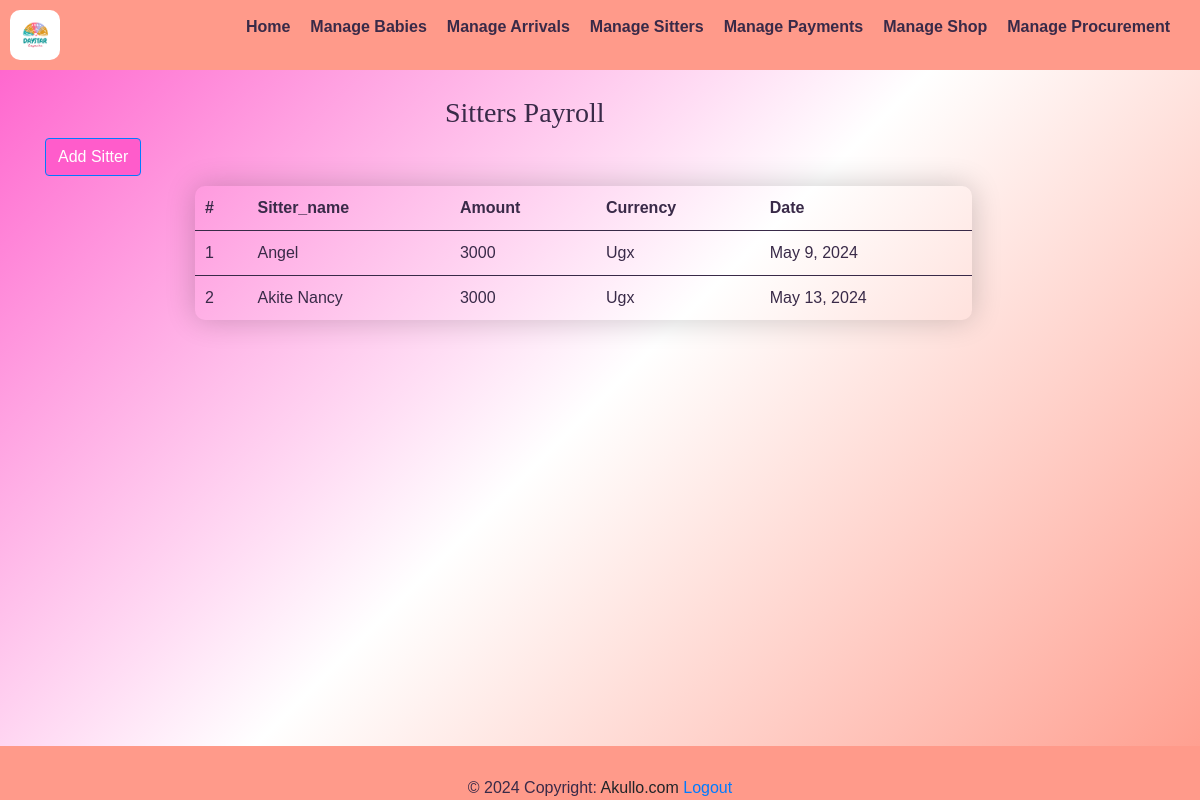
Screenshot of /s_payment_list/ (signed in) with the database file from the repository.
### yariapp/models.py (models this page shows, shortened)
class Payform(models.Model):
    s_name= models.CharField(max_length=50,null=True)
    amount = models.IntegerField(default=3000,)
    currency = models.CharField(max_length=10, default='Ugx')
    date=  models.DateField(auto_now_add=True)
    baby_count = models.IntegerField(null=True, )
    total_amount = models.IntegerField(null=True,)
    def total_amount(self):
        total= self.amount * self.baby_count
        return int(total)

### yariapp/views.py (the view)
# urls.py: path('s_payment_list/', views.sitters_payment_list, name='sitters_payment_list'),
@login_required
def sitters_payment_list(request):
    s_payment_list = Payform.objects.all()
    return render(request,'s_payment_list.html',{'s_payment_list':s_payment_list})

### yariapp/templates/s_payment_list.html (shortened to what this page needs)
{% extends 'base.html' %}
{% load static %}
{% block content %}
<div class="navbar">
    <img src="{% static 'images/logo.png' %}" alt="Logo" style="width: 50px; height: auto;border-radius: 10px;">
  <ul class="nav-links">
      <li><a href="{% url 'home' %}"><strong>Home</strong></a></li>
      <li><a href="{% url 'baby_list' %}"><strong>Manage Babies</strong></a></li>
      <li class="dropdown">
        <a href="#" class="dropbtn"><strong>Manage Arrivals</strong></a>
      <li><a href="{% url 'sitters_list' %}"><strong>Manage Sitters</strong></a></li>
      <li class="dropdown">
            <a href="#"><strong>Manage Payments</strong></a>
      <li><a href="{% url 'shop_list' %}"><strong>Manage Shop</strong></a></li>
      <li><a href="{% url 'pro_list' %}"><strong>Manage Procurement</strong></a></li>
  </ul>
  </div>
<div class="container">
    <table class="table table-striped">
        <table class="styled-table">
            <h3 style="font-family: 'Times New Roman', Times, serif;padding-left: 400px;">Sitters Payroll</h3>
            <div class="add-sitter-button">
                <a href="{% url 'pay' %}" class="btn btn-primary" style="background-color: #FF5CCB;">Add Sitter</a>
            </div>
            <thead>
                <tr>
                    <th scope="col">#</th>
                    <th scope="col">Sitter_name</th>
                    <th scope="col">Amount</th>
                    <th scope="col">Currency</th>
                    <th scope="col">Date</th>
                </tr>
            </thead>
            <tbody>
                {% for pay in s_payment_list %}
                    <tr>
                        <td>{{ pay.id}}</td>
                        <td>{{ pay.s_name }}</td>
                        <td>{{ pay.amount }}</td>
                        <td>{{ pay.currency }}</td>
                        <td>{{ pay.date}}</td>
                    </tr>
                {% endfor %}
            </tbody>
        </table>
    </div>
{% endblock %}

### yariapp/templates/s_payment_list.html (style rules this page uses)
table { width: 70%; border-collapse: collapse; border-radius: 10px; overflow-x: hidden; margin: 10px 0; font-size: 16px; box-shadow: 0 0 30px rgba(0, 0, 0, 0.2) !important; margin-left: 150px; margin-bottom: 50px; }
th, td { padding: 10px; text-align: left; }
thead { background-color: transparent !important; color: #392A48; }
tbody { background-color: transparent !important; }
tr:nth-child(even) { background-color: transparent; }
td, th { border-bottom: 1px solid #392A48; }
tbody tr:last-child td { border-bottom:none; }
.navbar { background-color: #FF9A8A; color: #392A48; padding: 10px; display: flex; justify-content: space-between; align-items: center; }
.nav-links { list-style-type: none; display: flex; }
.nav-links li { margin-right: 20px; }
.nav-links li a { text-decoration: none; color: #392A48; }
.dropdown { position: relative; display: inline-block; }

### rows the page displays
Payform: id "1", s_name "Angel", amount "3000", currency "Ugx", date "May 9, 2024"
Payform: id "2", s_name "Akite Nancy", amount "3000", currency "Ugx", date "May 13, 2024"
